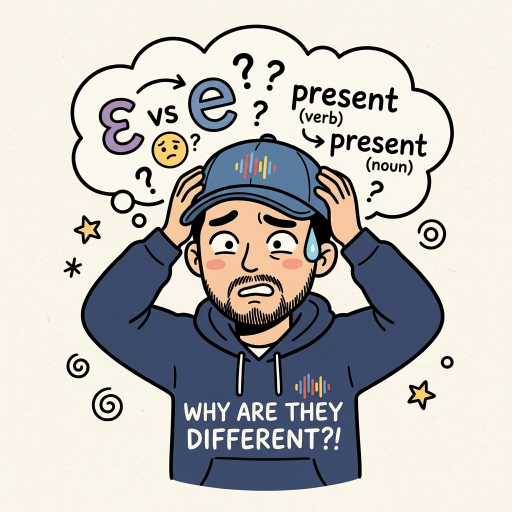
#> input picture videos/ep19-ate-suffix/assets/images/char_confused.jpg, 1024 x 1024 px, found by its file name (shown at 1/2 size)
$ python face_crop_inpaint.py
#> lines starting #> are read from the running program, lines starting #| are printed output that depends on the picture
import os
import json
import urllib.request
import urllib.parse
from PIL import Image, ImageDraw, ImageFilter

COMFY_HOST = "127.0.0.1"
COMFY_PORT = 8188
COMFY_INPUT_DIR = r"C:\ai-tools\ComfyUI_windows_portable\ComfyUI\input"

def main():
    base_image_path = "videos/ep19-ate-suffix/assets/images/char_confused.jpg"
    orig_im = Image.open(base_image_path).convert("RGBA")

    # 1. 얼굴 영역 크롭 (370, 410, 650, 650) -> 크기 280x240
    crop_box = (370, 415, 650, 655)
    face_crop = orig_im.crop(crop_box)
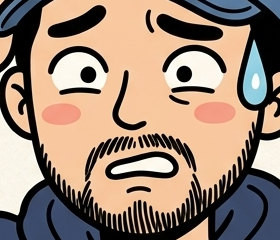
#> face_crop: PIL image 280x240 RGBA; mean R, G, B, A 153.2, 132.3, 116.8, 255

    # 512x512로 리사이즈하여 ComfyUI가 선명한 얼굴 표정을 그리게 함
    face_512 = face_crop.resize((512, 512), Image.Resampling.LANCZOS)
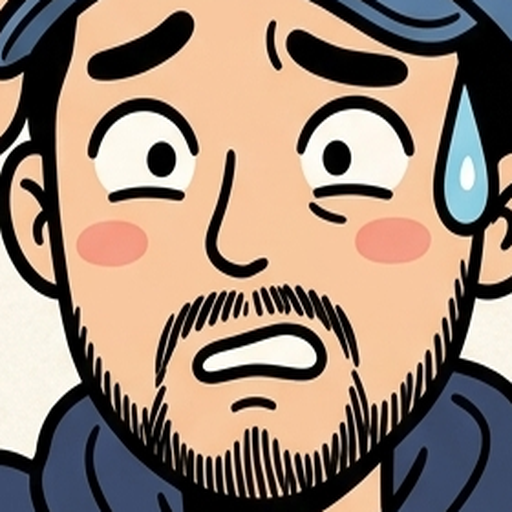
#> face_512: PIL image 512x512 RGBA; mean R, G, B, A 153.3, 132.7, 117.3, 255

    # 크롭된 얼굴 내에서 눈과 입 부분만 마스크 (모자 챙과 턱 아래 수염 제외)
    # 512x512 기준. 입 마스크는 원래 y:280에서 시작했는데, blur(radius=8)의 번짐이
    # 콧수염 자리(입 바로 위)까지 새어 들어가 콧수염이 통째로 사라지는 버그가 실측으로
    # 확인됨 — 입 마스크를 아래로 내리고(y:300) blur 반경도 줄여서 번짐이 콧수염 자리를
    # 침범하지 않게 함.
    # 눈/눈썹 영역: x: 70~440, y: 60~240
    # 입 영역: x: 150~360, y: 300~385 (콧수염 보호를 위해 위쪽 여백 확보)
    mask_crop = Image.new("L", (512, 512), 0)
#> mask_crop: PIL image 512x512 L; every value is 0
    draw = ImageDraw.Draw(mask_crop)
    draw.ellipse([80, 70, 430, 240], fill=255)
    draw.ellipse([150, 300, 360, 385], fill=255)
    mask_blurred = mask_crop.filter(ImageFilter.GaussianBlur(radius=5))
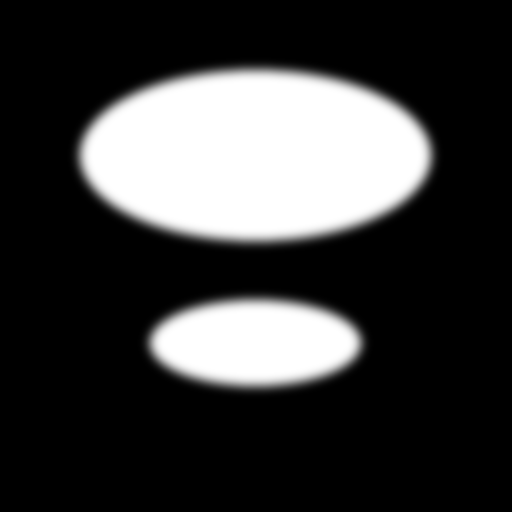
#> mask_blurred: PIL image 512x512 L; min 0, max 255, mean 59.7

    mask_rgb = Image.merge("RGB", (mask_blurred, mask_blurred, mask_blurred))

    os.makedirs(COMFY_INPUT_DIR, exist_ok=True)
    face_fn = "crop_face_512.png"
    mask_fn = "crop_mask_512.png"

    face_512.convert("RGB").save(os.path.join(COMFY_INPUT_DIR, face_fn))
    mask_rgb.save(os.path.join(COMFY_INPUT_DIR, mask_fn))

    prompt_text = (
        "close-up 2D cartoon face portrait, funny expression, both eyes completely shut scrunched closed, "
        "two simple curved closed-eye lines, both eyes perfectly symmetric and matching each other, "
        "simple flat black cartoon eyes with thick black outline and minimal shading, "
        "warm skin tone matching original, full mustache connecting to beard above upper lip, "
        "sweat drop on cheek, surprised mouth, clean vector line art, flat bright colors, cute comic style"
    )
    negative_text = (
        "dark shadows, realistic, photo, 3d render, ugly, messy, distorted, extra hair, beard covering eyes, "
        "blue eyes, green eyes, different eye color, pale skin, photorealistic eyes, detailed iris, glossy eyes, "
        "painterly shading, missing mustache, clean-shaven upper lip, bare skin above lip, "
        "asymmetric eyes, mismatched eyes, one eye open one eye closed, one eye more open than the other, "
        "wall-eyed, cross-eyed, uneven eyebrows, winking, half-closed eyes"
    )

    workflow = {
        "3": {
            "inputs": {
                "seed": 555888,
                "steps": 28,
                "cfg": 7.0,
                "sampler_name": "dpmpp_2m",
                "scheduler": "karras",
                # dreamshaper_8 is a plain (non-inpainting-specialized) checkpoint, so
                # VAEEncodeForInpaint blanks the masked area to flat grey before sampling —
                # at denoise 0.55 there isn't enough noise added to actually repaint that
                # blank fill, so it comes back as a grey smudge (confirmed by test render).
                # Needs to be high (~0.9) so the sampler treats the masked region as
                # near-fresh noise instead of "lightly refine this already-grey patch".
                "denoise": 0.8,
                "model": ["4", 0],
                "positive": ["6", 0],
                "negative": ["7", 0],
                "latent_image": ["13", 0]
            },
            "class_type": "KSampler"
        },
        "4": {
            "inputs": { "ckpt_name": "dreamshaper_8.safetensors" },
            "class_type": "CheckpointLoaderSimple"
        },
        "6": {
            "inputs": {
                "text": prompt_text,
                "clip": ["4", 1]
            },
            "class_type": "CLIPTextEncode"
        },
        "7": {
            "inputs": {
                "text": negative_text,
                "clip": ["4", 1]
            },
            "class_type": "CLIPTextEncode"
        },
        "8": {
            "inputs": { "samples": ["3", 0], "vae": ["4", 2] },
            "class_type": "VAEDecode"
        },
        "9": {
            "inputs": { "filename_prefix": "ComfyCropFace", "images": ["8", 0] },
            "class_type": "SaveImage"
        },
        "10": {
            "inputs": { "image": face_fn, "upload": "image" },
            "class_type": "LoadImage"
        },
        "11": {
            "inputs": { "image": mask_fn, "upload": "image" },
            "class_type": "LoadImage"
        },
        "12": {
            "inputs": {
                "image": ["11", 0],
                "channel": "red"
            },
            "class_type": "ImageToMask"
        },
        "13": {
            "inputs": {
                "pixels": ["10", 0],
                "vae": ["4", 2],
                "mask": ["12", 0],
                "grow_mask_by": 4
            },
            "class_type": "VAEEncodeForInpaint"
        }
    }

    print("[Face Crop Inpaint] Queuing task to ComfyUI...")
    req_data = json.dumps({"prompt": workflow}).encode("utf-8")
    req = urllib.request.Request(f"http://{COMFY_HOST}:{COMFY_PORT}/prompt", data=req_data, headers={"Content-Type": "application/json"})

    with urllib.request.urlopen(req) as resp:
        res = json.loads(resp.read().decode("utf-8"))
        prompt_id = res.get("prompt_id")

    import time
    output_filename = None
    subfolder = ""
    for _ in range(60):
        time.sleep(1)
        hist_req = urllib.request.Request(f"http://{COMFY_HOST}:{COMFY_PORT}/history/{prompt_id}")
        try:
            with urllib.request.urlopen(hist_req) as hist_resp:
                hist_data = json.loads(hist_resp.read().decode("utf-8"))
                if prompt_id in hist_data and "outputs" in hist_data[prompt_id]:
                    outputs = hist_data[prompt_id]["outputs"]
                    if "9" in outputs and "images" in outputs["9"]:
                        img_info = outputs["9"]["images"][0]
                        output_filename = img_info["filename"]
                        subfolder = img_info.get("subfolder", "")
                        break
        except Exception:
            pass

    if not output_filename:
        print("[Face Crop Inpaint] Failed or timed out.")
        return

    print(f"[Face Crop Inpaint] Success: {output_filename}")
    view_url = f"http://{COMFY_HOST}:{COMFY_PORT}/view?filename={urllib.parse.quote(output_filename)}&subfolder={urllib.parse.quote(subfolder)}&type=output"
    temp_path = "scripts/comfy_crop_raw.png"
    urllib.request.urlretrieve(view_url, temp_path)

    # 생성된 512x512 얼굴 이미지를 마스크 블렌딩 후 원래 크기로 복원
    gen_crop = Image.open(temp_path).convert("RGBA")
    face_blended_512 = Image.composite(gen_crop, face_512.convert("RGBA"), mask_blurred)

    orig_crop_w = crop_box[2] - crop_box[0]
    orig_crop_h = crop_box[3] - crop_box[1]
    final_face_crop = face_blended_512.resize((orig_crop_w, orig_crop_h), Image.Resampling.LANCZOS)

    # 원본 1024 이미지의 원래 위치에 붙여넣기
    final_image = orig_im.copy()
    final_image.paste(final_face_crop, (crop_box[0], crop_box[1]))

    # 원본 브랜드 자산 100% 보장 (모자 로고, 가슴 로고, 가슴 텍스트, 말풍선 텍스트)
    final_image.paste(orig_im.crop([450, 290, 560, 360]), (450, 290))
    final_image.paste(orig_im.crop([570, 720, 650, 785]), (570, 720))
    final_image.paste(orig_im.crop([340, 770, 680, 890]), (340, 770))
    final_image.paste(orig_im.crop([150, 80, 870, 390]), (150, 80))

    out_path = "videos/ep19-ate-suffix/assets/images/char_confused_step1_locked.jpg"
    final_image.convert("RGB").save(out_path, quality=95)
    print(f"[Face Crop Inpaint] Final stopmotion pose saved to: {out_path}")

if __name__ == "__main__":
    main()
#> (the call stopped at in main, `with urllib.request.urlopen(req) as resp:`: the network is not available in this run)

$ run again, with videos/ep19-ate-suffix/assets/images/chocolate_break.jpg copied over videos/ep19-ate-suffix/assets/images/char_confused.jpg
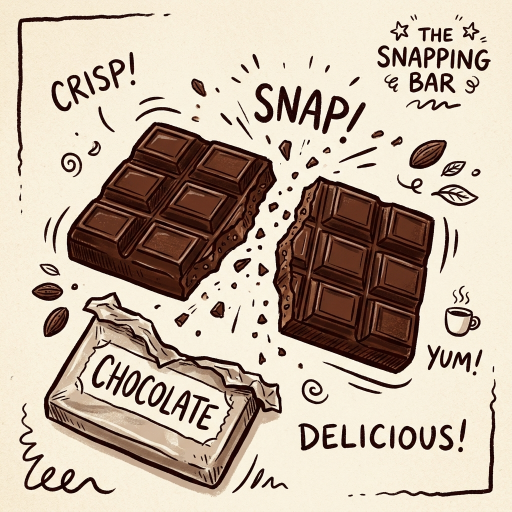
#> input picture videos/ep19-ate-suffix/assets/images/chocolate_break.jpg, 1024 x 1024 px, found by its file name (shown at 1/2 size)
#> in main, `face_crop = orig_im.crop(crop_box)`:
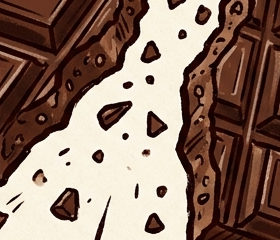
#> face_crop: PIL image 280x240 RGBA; mean R, G, B, A 141, 116.2, 102.8, 255
#> in main, `face_512 = face_crop.resize((512, 512), Image.Resampling.LANCZOS)`:
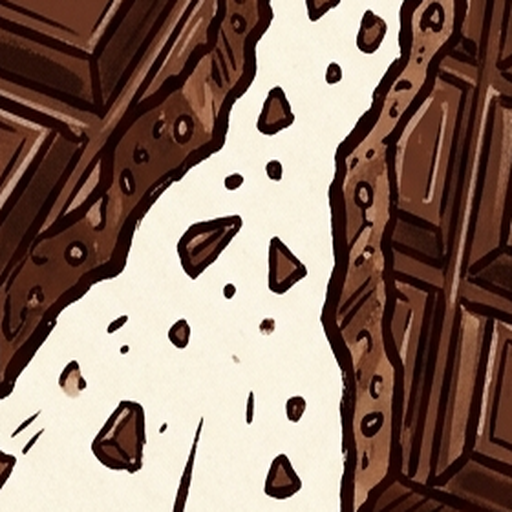
#> face_512: PIL image 512x512 RGBA; mean R, G, B, A 140.9, 116.3, 103.1, 255
#> mask_crop: PIL image 512x512 L; every value is 0

$ run again, with videos/ep19-ate-suffix/assets/images/estimate_invoice.jpg copied over videos/ep19-ate-suffix/assets/images/char_confused.jpg
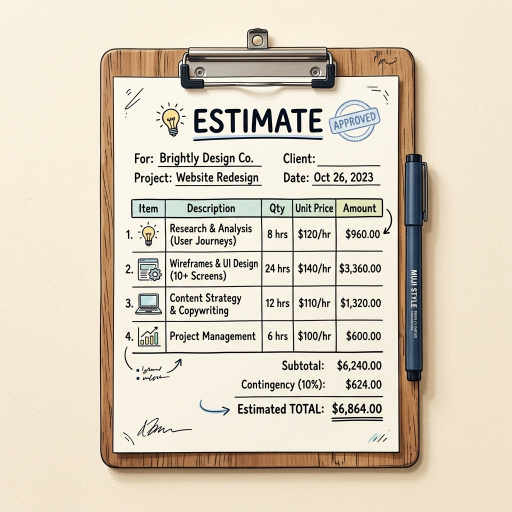
#> input picture videos/ep19-ate-suffix/assets/images/estimate_invoice.jpg, 1024 x 1024 px, found by its file name (shown at 1/2 size)
#> in main, `face_crop = orig_im.crop(crop_box)`:
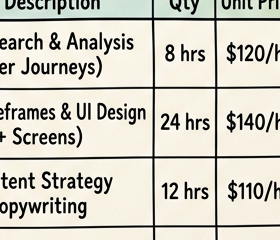
#> face_crop: PIL image 280x240 RGBA; mean R, G, B, A 209.1, 206.2, 195.1, 255
#> in main, `face_512 = face_crop.resize((512, 512), Image.Resampling.LANCZOS)`:
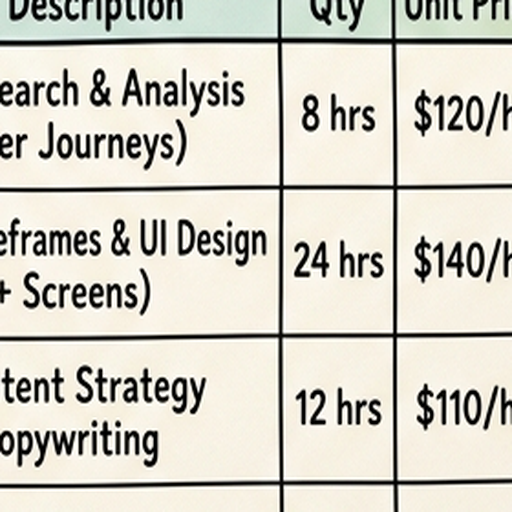
#> face_512: PIL image 512x512 RGBA; mean R, G, B, A 209.3, 206.5, 195.7, 255
#> mask_crop: PIL image 512x512 L; every value is 0
